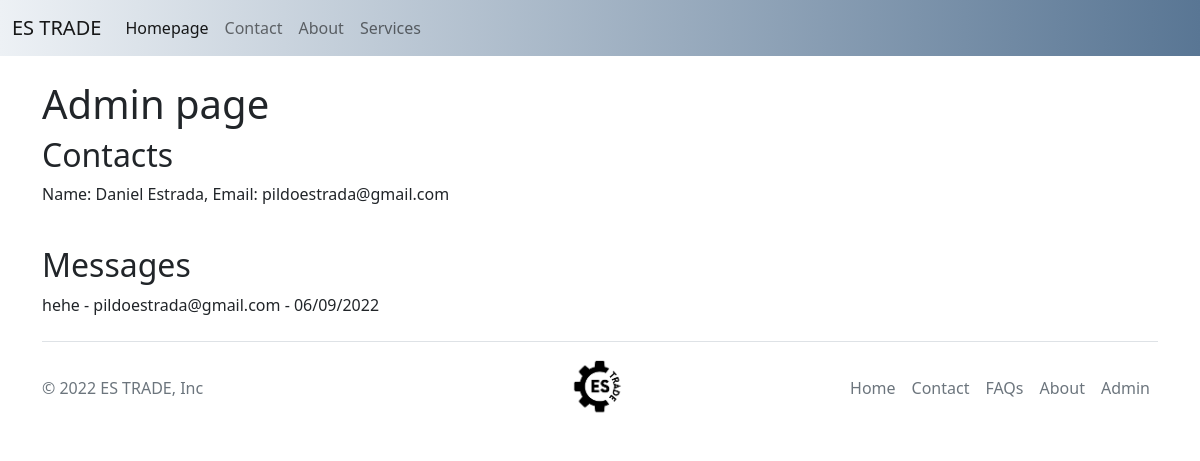
/admin, run on an earlier commit of the app's database.
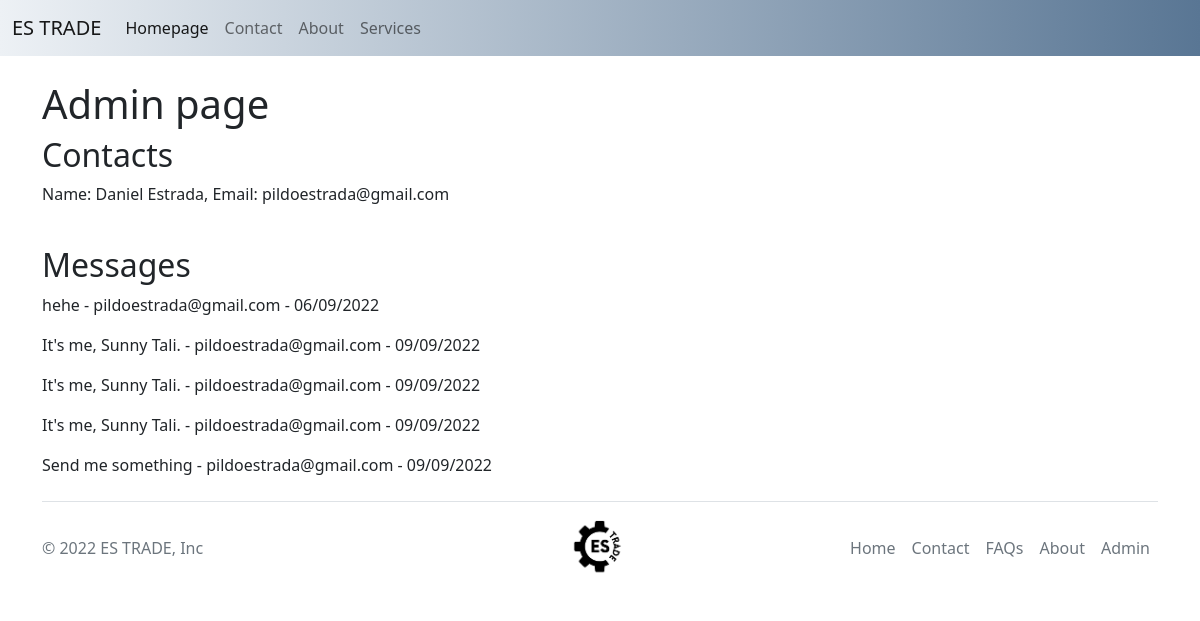
And on a later commit of the database.
### main.py (models this page shows)
class User(db.Model):
    id = db.Column(db.Integer, primary_key=True)
    first_name = db.Column(db.String(80), index=True)
    last_name = db.Column(db.String(80), index=True)
    email = db.Column(db.String(80), index=True, unique=True)
    phone_number = db.Column(db.String(80), index=True)
    message = db.relationship('Message', backref='User')
    def __repr__(self):
        return "Name: {} {}, Email: {}".format(self.first_name, self.last_name, self.email)

class Message(db.Model):
    id = db.Column(db.Integer, primary_key=True)
    message = db.Column(db.String(500), index=True)
    date = db.Column(db.String(500), index=True)
    user_email = db.Column(db.Integer, db.ForeignKey('user.email'))
    def __repr__(self):
        return "{} - {} - {}".format(self.message, self.user_email, self.date)

### routes.py (the view)
@app.route("/admin")
def admin():
    users = User.query.all()
    messages = Message.query.all()
    return render_template('admin.html', users=users, messages=messages)

### templates/admin.html
{% extends "base.html" %} {% block title %}Admin page{% endblock %}
{% block content%}
<h1>Admin page</h1>
<h2>Contacts</h2>
{% for user in users %}
    <p>{{user}}</p>
{% endfor %}
<br>
<h2>Messages</h2>
{% for message in messages %}
    <p>{{message}}</p>
{% endfor %}
{% endblock %}

### templates/base.html (shortened to what this page needs)
<!DOCTYPE html>
<html>
    <head>
        <link href="https://cdn.jsdelivr.net/npm/bootstrap@5.2.0/dist/css/bootstrap.min.css" rel="stylesheet">
        <link rel="stylesheet" type= "text/css" href="{{ url_for('static', filename='css/main.css') }}">
    </head>
    <body>
        <div class="header">
            <div class="menu-bar">
                <nav class="navbar navbar-expand-lg navbar-custom">
                    <div class="container-fluid">
                      <a class="navbar-brand" href="#">ES TRADE</a>
                      <div class="collapse navbar-collapse" id="navbarSupportedContent">
                        <ul class="navbar-nav me-auto mb-2 mb-lg-0">
                          <li class="nav-item">
                            <a class="nav-link active" aria-current="page" href="{{ url_for('homepage') }}">Homepage</a>
                          </li>
                          <li class="nav-item">
                            <a class="nav-link" href="{{ url_for('contact') }}">Contact</a>
                          </li>
                          <li class="nav-item">
                            <a class="nav-link" href="{{ url_for('about') }}">About</a>
                          </li>
                          <li class="nav-item">
                            <a class="nav-link" href="{{ url_for('services') }}">Services</a>
                          </li>
                        </ul>
                      </div>
                    </div>
                  </nav>
            </div>
        </div>
        <br>
        <div class="container">{% block content %} {% endblock %}</div>
        <div class="container">
          <footer class="d-flex flex-wrap justify-content-between align-items-center py-3 my-4 border-top">
            <p class="col-md-4 mb-0 text-muted">&copy; 2022 ES TRADE, Inc</p>
            <img src="/static/images/logo3.png" class="rounded mx-auto d-block" alt="..." width="60" height="60">
            <ul class="nav col-md-4 justify-content-end">
              <li class="nav-item"><a href="{{ url_for('homepage') }}" class="nav-link px-2 text-muted">Home</a></li>
              <li class="nav-item"><a href="{{ url_for('contact') }}" class="nav-link px-2 text-muted">Contact</a></li>
              <li class="nav-item"><a href="#" class="nav-link px-2 text-muted">FAQs</a></li>
              <li class="nav-item"><a href="{{ url_for('about') }}" class="nav-link px-2 text-muted">About</a></li>
              <li class="nav-item"><a href="{{ url_for('admin') }}" class="nav-link px-2 text-muted">Admin</a></li>
            </ul>
          </footer>
        </div>
    </body>
</html>

### static/css/main.css (style rules this page uses)
.menu-bar { background-image: linear-gradient(-90deg, #597694, #edf1f5) !important; }

What changed in the data, as far as the page shows it:
added Message: message+user_email+date "It's me, Sunny Tali. - pildoestrada@gmail.com - 09/09/2022"
added Message: message+user_email+date "It's me, Sunny Tali. - pildoestrada@gmail.com - 09/09/2022"
added Message: message+user_email+date "It's me, Sunny Tali. - pildoestrada@gmail.com - 09/09/2022"
added Message: message+user_email+date "Send me something - pildoestrada@gmail.com - 09/09/2022"
